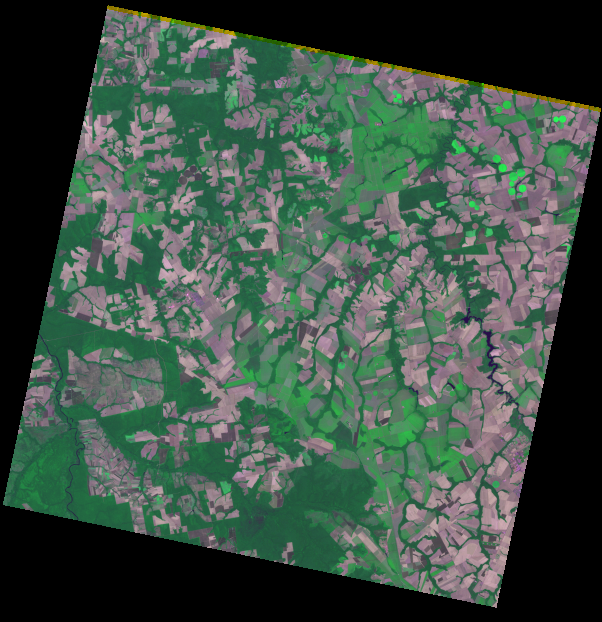
#> input picture algoritmo_final-deteccao_de_baixa_vegetacao-opencv/Imagens_para_analise/Regiao_Centro_Oeste-Mato_Grosso/CBERS_4A_MUX_20250719_218_129.png, 602 x 622 px; its folder holds only this picture in this run
$ python main.py
#> lines starting #> are read from the running program, lines starting #| are printed output that depends on the picture; after the words box and inside, x2 and y2 are one past the last pixel; in counts of white or black regions, pixels touching at a corner belong together
### algoritmo_final-deteccao_de_baixa_vegetacao-opencv/funcoes.py
# Importando bibliotecas
import numpy as np
import cv2
import os

def capturando_caminho_imagens_e_nome(caminho):
    # Lista de imagens a serem analisadas
#> called with caminho = 'Imagens_para_analise/'
    list_imgs = []
    nome_imgs = []

    for root, dirs, files in os.walk(caminho):
        for img_name in files:
            img_caminho = os.path.join(root, img_name)
            list_imgs.append(img_caminho)
            nome_imgs.append(img_name)
#> pass 2 of the loop in capturando_caminho_imagens_e_nome, `for root, dirs, files in os.walk(caminho):`:
#> pass 3 of the loop in capturando_caminho_imagens_e_nome, `for root, dirs, files in os.walk(caminho):`:
#> in main, img is the input picture: shape (622, 602, 3); mean B, G, R 68.5, 79.3, 61.5

    return list_imgs, nome_imgs
def redimensionar_imagem(img):
    largura = 600
    altura = 500
    img = cv2.resize(img, (largura, altura), interpolation=cv2.INTER_AREA)

    return img

def indentificando_area_sem_vegeracao(img):
    # Criando HSV da imagem
    hsv = cv2.cvtColor(img, cv2.COLOR_BGR2HSV)
#> hsv: shape (622, 602, 3); mean H, S, V 69.7, 63, 84.5

    # Delimitação das cores das nuvens
    white_donw = np.array([0, 0, 200])
    white_upper = np.array([179, 50, 255])

    # Delimitações de cores verde e azul
    # Verde
    green_donw = np.array([35, 10, 10])  # EM HSV
    green_upper = np.array([85, 255, 255])  # EM HSV

    # Azul
    blue_donw = np.array([90, 50, 20])  # EM HSV
    blue_upper = np.array([120, 255, 255])  # EM HSV

    # Criando máscaras para as duas cores
    green_mask = cv2.inRange(hsv, green_donw, green_upper)
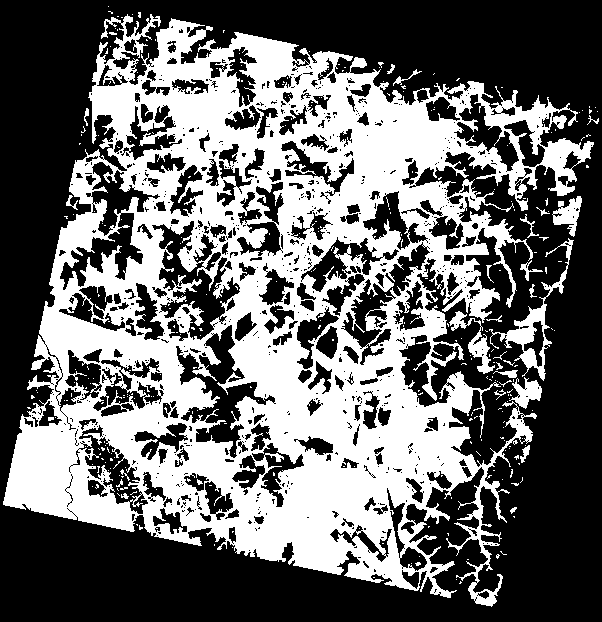
#> green_mask: shape (622, 602); 41.3% white; 317 white regions (290 under 20 px), largest, box (x1, y1, x2, y2) and area: (3, 14, 594, 607) 149020, (489, 238, 574, 381) 1727, (449, 311, 495, 374) 736
    blue_mask = cv2.inRange(hsv, blue_donw, blue_upper)
#> blue_mask: shape (622, 602); 0.22% white in thin lines or dots, all inside (x1, y1, x2, y2) = (29, 21, 589, 596)
    white_mask = cv2.inRange(hsv, white_donw, white_upper)
#> white_mask: shape (622, 602); 0.06% white in thin lines or dots, all inside (x1, y1, x2, y2) = (83, 37, 543, 584)

    # Criando a visinhaça de pixel considerada
    karnel = np.ones((5, 5), 'uint8')

    # Ditalando a mascara - Deixando ela maior e corrigindo erros
    green_mask = cv2.morphologyEx(green_mask, cv2.MORPH_CLOSE, karnel)
#> green_mask: shape (622, 602); 48.8% white; 39 white regions (32 under 20 px), largest, box (x1, y1, x2, y2) and area: (3, 6, 594, 607) 182298, (587, 106, 599, 125) 68, (529, 284, 537, 298) 51
    blue_mask = cv2.morphologyEx(blue_mask, cv2.MORPH_CLOSE, karnel)
    white_mask = cv2.morphologyEx(white_mask, cv2.MORPH_CLOSE, karnel)

    # Região onde a área não é verde ou azul - Área desmatada, urbanizada ou queimada
    green_not_mask = cv2.bitwise_not(green_mask)
    res_not_green = cv2.bitwise_and(img, img, mask=green_not_mask)  # Imagem só com área sem verde
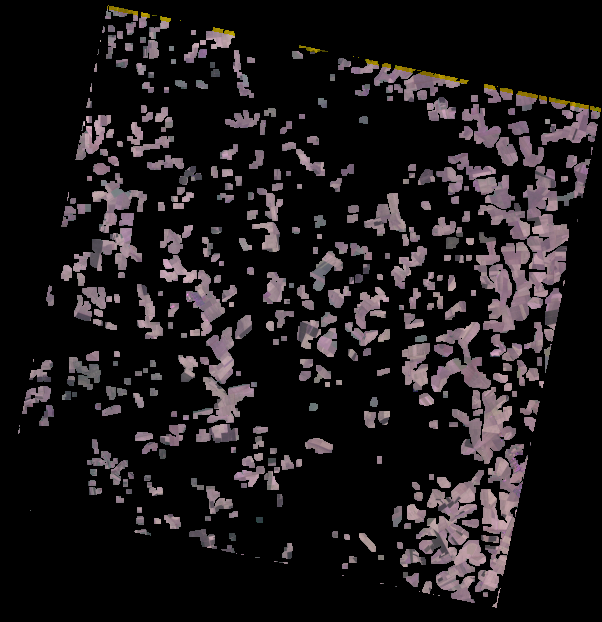
#> res_not_green: shape (622, 602, 3); mean B, G, R 26.3, 24.6, 28.7

    blue_not_mask = cv2.bitwise_not(blue_mask)
    res_not_blue = cv2.bitwise_and(img, img, mask=blue_not_mask)  # Imagem só com a área azul

    white_not_mask = cv2.bitwise_not(white_mask)
    res_not_mask = cv2.bitwise_and(img, img, mask=white_not_mask)  # Imagem só com área branca

    # Juntando as duas mascaras da área desmatada em só uma
    non_green_and_blue_and_white_mask = cv2.bitwise_and(green_not_mask, blue_not_mask, white_not_mask)
#> non_green_and_blue_and_white_mask: shape (622, 602); 51.2% white; 37 black regions (30 under 20 px), largest, box (x1, y1, x2, y2) and area: (3, 6, 594, 607) 182418, (587, 106, 599, 125) 69, (529, 284, 537, 298) 51
    res_non_green_and_blue_and_white = cv2.bitwise_and(img, img, mask=non_green_and_blue_and_white_mask)

    # Criando sobreposição colorida na imagem original de área desmatada
    img_sbp = np.zeros_like(img, dtype=np.uint8)
    img_sbp[non_green_and_blue_and_white_mask == 255] = (0, 0, 255)  # Definindo a imagem de sobreposição como a mascara de cor vermelha

    return img_sbp

def sobrepondo_imagem(img, img_sobreposicao):
    # Colocando sobreposição na imagem original
    image_com_sbp = cv2.addWeighted(img, 0.5, img_sobreposicao, 0.5, 0)

    return image_com_sbp

def colando_imagem(img, img_com_sbp):
    merged_image = np.hstack((img, img_com_sbp))

    return merged_image

def salvar_resultado(img, caminho, nome):
    if not os.path.exists(caminho):
        os.makedirs(caminho)

    cv2.imwrite(caminho + nome, img)

### algoritmo_final-deteccao_de_baixa_vegetacao-opencv/main.py
# Importações
import numpy as np
import cv2
import os
from funcoes import *

def main():
    # Pasta de imgens a serem analisadas
    caminho_analise = 'Imagens_para_analise/'

    # Pasta de salvamento dos resultados
    caminho_resultados = 'Resultados/'

    list_imgs, nome_imgs = capturando_caminho_imagens_e_nome(caminho_analise)

    for img, nome in zip(list_imgs, nome_imgs):
        img = cv2.imread(img)

        img_sbp = indentificando_area_sem_vegeracao(img)
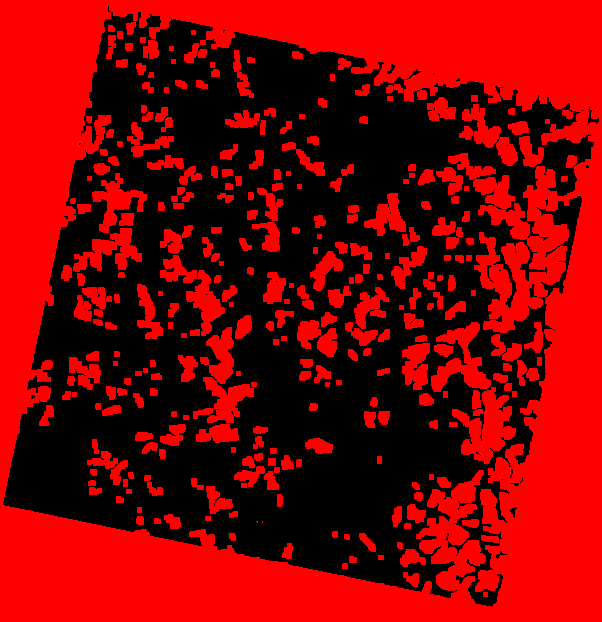
#> img_sbp: shape (622, 602, 3); mean B, G, R 0, 0, 130.5
        img = redimensionar_imagem(img)
#> in redimensionar_imagem, `img = cv2.resize(img, (largura, altura), interpolation=cv2.INTER_AREA)`:
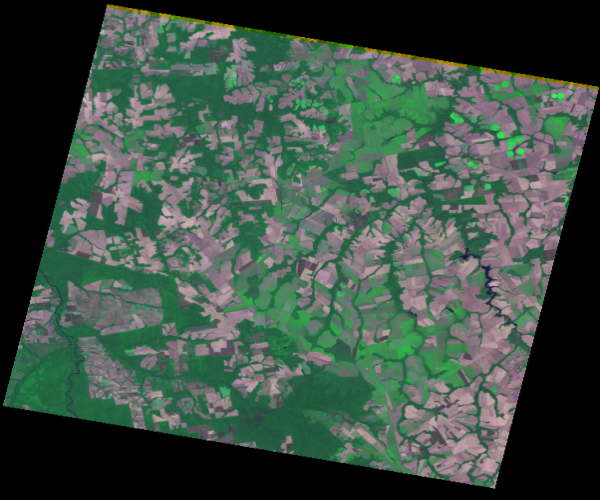
#> img: shape (500, 600, 3); mean of channels 0, 1, 2 68.5, 79.3, 61.5; drawn as B, G, R
        img_sbp = redimensionar_imagem(img_sbp)
#> in redimensionar_imagem (call 2), `img = cv2.resize(img, (largura, altura), interpolation=cv2.INTER_AREA)`:
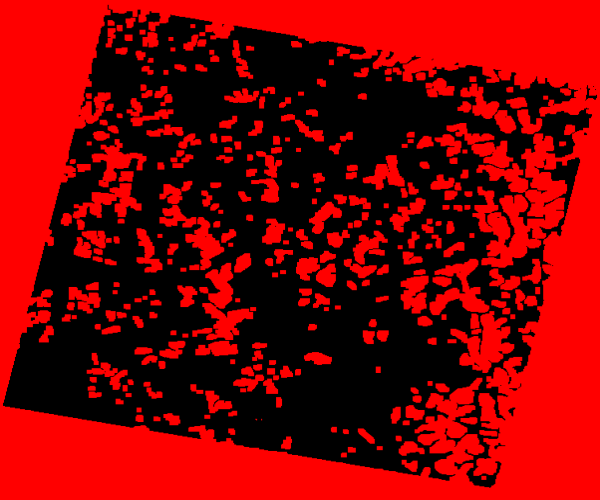
#> img: shape (500, 600, 3); mean of channels 0, 1, 2 0, 0, 130.5; drawn as B, G, R

        result = sobrepondo_imagem(img, img_sbp)
#> in sobrepondo_imagem, `image_com_sbp = cv2.addWeighted(img, 0.5, img_sobreposicao, 0.5, 0)`:
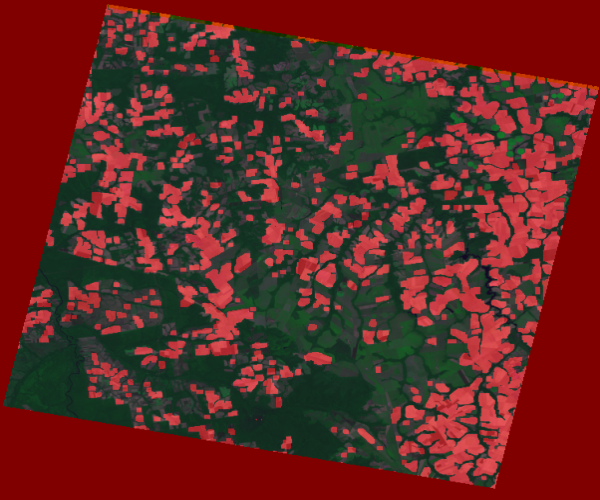
#> image_com_sbp: shape (500, 600, 3); mean of channels 0, 1, 2 34.2, 39.6, 96.1; drawn as B, G, R
        marged_result = colando_imagem(img, result)
#> in colando_imagem, `merged_image = np.hstack((img, img_com_sbp))`:
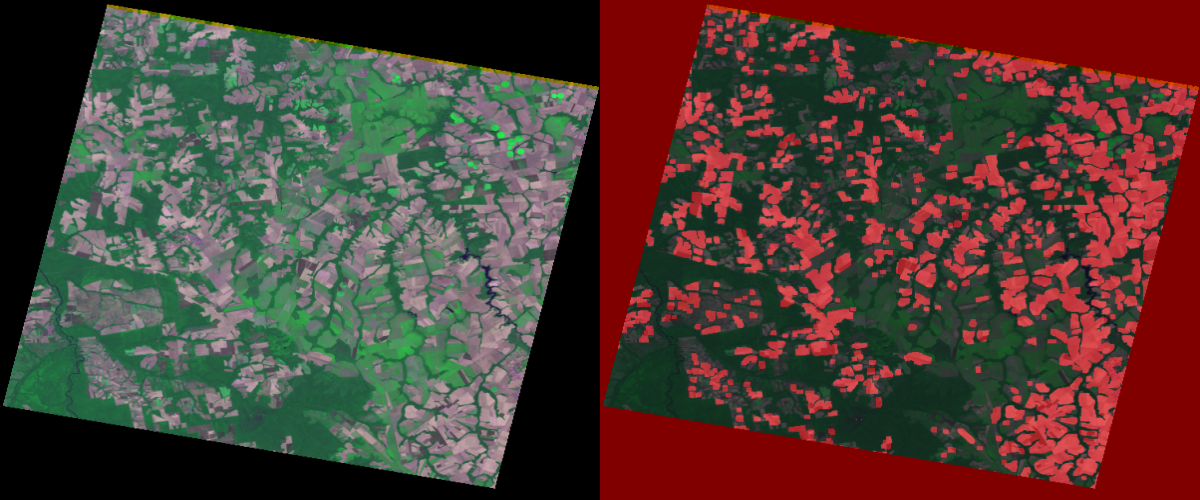
#> merged_image: shape (500, 1200, 3); mean of channels 0, 1, 2 51.4, 59.5, 78.8; drawn as B, G, R

        salvar_resultado(marged_result, caminho_resultados, nome)
#> pass 2 of the loop in main, `for img, nome in zip(list_imgs, nome_imgs):`:
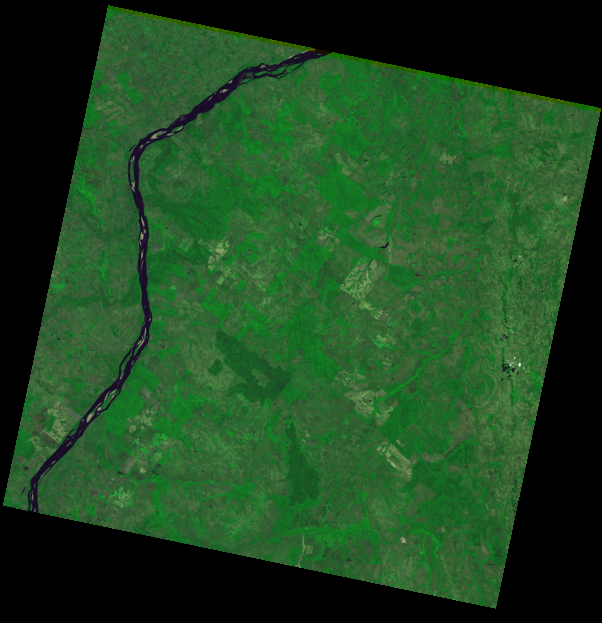
#> input picture algoritmo_final-deteccao_de_baixa_vegetacao-opencv/Imagens_para_analise/Regiao_Nordeste-Proxima_ao_Maranhao/CBERS_4A_MUX_20250728_210_122.png, 602 x 623 px
#> in main, img is the input picture: shape (623, 602, 3); mean B, G, R 32.3, 69.7, 29.8
#> hsv: shape (623, 602, 3); mean H, S, V 42.8, 103.3, 70
#> in indentificando_area_sem_vegeracao (call 2), `green_mask = cv2.inRange(hsv, green_donw, green_upper)`:
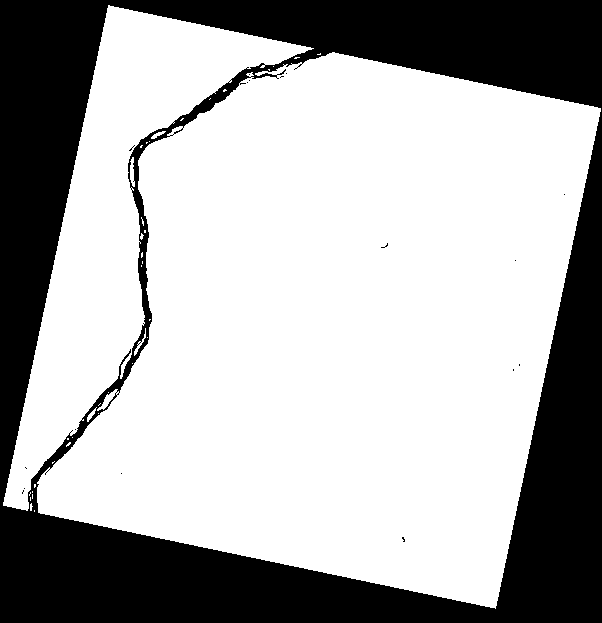
#> green_mask: shape (623, 602); 67.4% white; 18 black regions (17 under 20 px), largest, box (x1, y1, x2, y2) and area: (0, 0, 602, 623) 122151
#> green_not_mask: shape (623, 602); 32% white; 20 white regions, largest, box (x1, y1, x2, y2) and area: (0, 0, 602, 623) 117607, (175, 71, 246, 126) 745, (43, 445, 68, 469) 229
#> res_not_green: shape (623, 602, 3)
#> blue_not_mask: shape (623, 602); 99.8% white; 166 black regions (157 under 20 px), largest, box (x1, y1, x2, y2) and area: (251, 65, 277, 79) 129, (276, 61, 289, 79) 86, (119, 349, 134, 370) 84
#> res_not_blue: shape (623, 602, 3)
#> white_not_mask: shape (623, 602); 100% white; black in thin lines or dots, all inside (x1, y1, x2, y2) = (510, 363, 521, 366)
#> res_not_mask: shape (623, 602, 3)
#> non_green_and_blue_and_white_mask: shape (623, 602); 32% white; 20 white regions, largest, box (x1, y1, x2, y2) and area: (0, 0, 602, 623) 117596, (175, 71, 246, 126) 711, (43, 445, 67, 469) 215
#> res_non_green_and_blue_and_white: shape (623, 602, 3)
#> img_sbp: shape (623, 602, 3)
#> img: shape (500, 600, 3)
#> in colando_imagem (call 2), `merged_image = np.hstack((img, img_com_sbp))`:
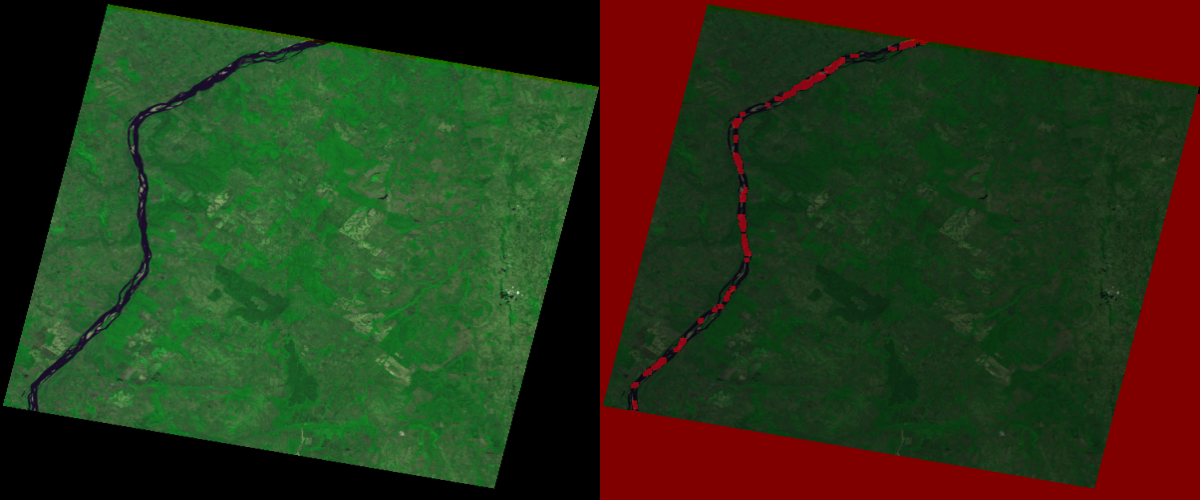
#> merged_image: shape (500, 1200, 3); mean of channels 0, 1, 2 24.2, 52.3, 42.8; drawn as B, G, R
#> pass 3 of the loop in main, `for img, nome in zip(list_imgs, nome_imgs):`:
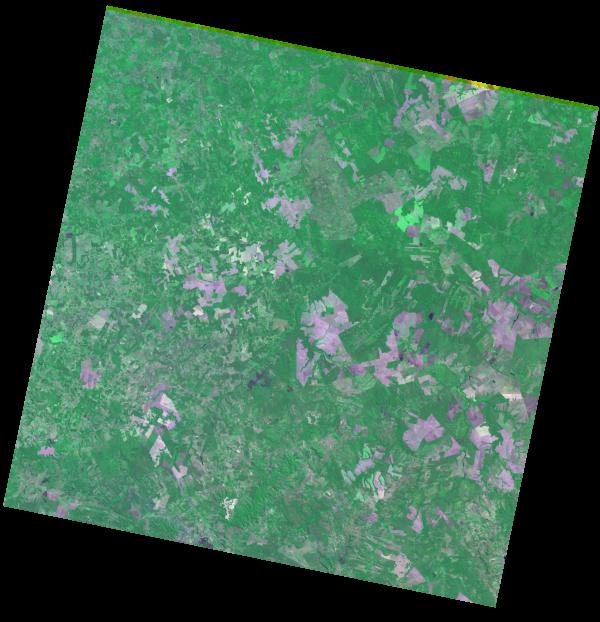
#> input picture algoritmo_final-deteccao_de_baixa_vegetacao-opencv/Imagens_para_analise/Regiao_Nordeste-Proxima_ao_Maranhao/CBERS_4A_MUX_20250727_204_120.png, 600 x 622 px
#> in main, img is the input picture: shape (622, 600, 3); mean B, G, R 79.2, 101.6, 59.3
#> hsv: shape (622, 600, 3); mean H, S, V 54.2, 77.1, 102.9
#> in indentificando_area_sem_vegeracao (call 3), `green_mask = cv2.inRange(hsv, green_donw, green_upper)`:
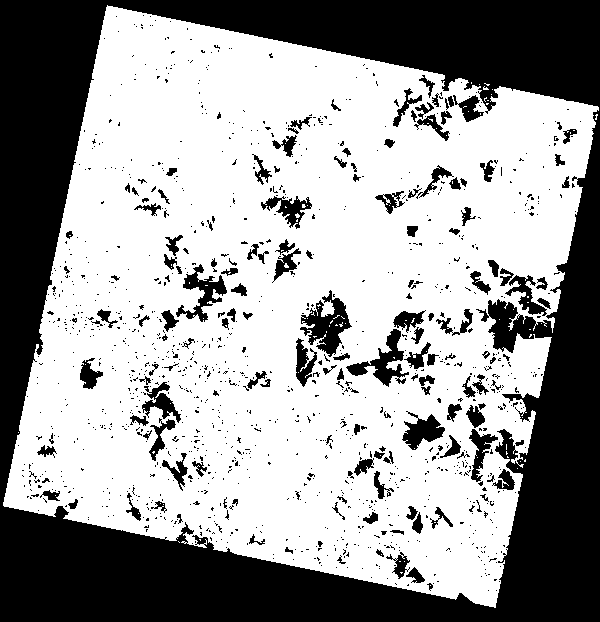
#> green_mask: shape (622, 600); 61.4% white; 1261 black regions (1102 under 20 px), largest, box (x1, y1, x2, y2) and area: (0, 0, 600, 622) 119958, (300, 290, 352, 357) 1514, (346, 329, 409, 387) 1155
#> in indentificando_area_sem_vegeracao (call 3), `blue_mask = cv2.morphologyEx(blue_mask, cv2.MORPH_CLOSE, karnel)`:
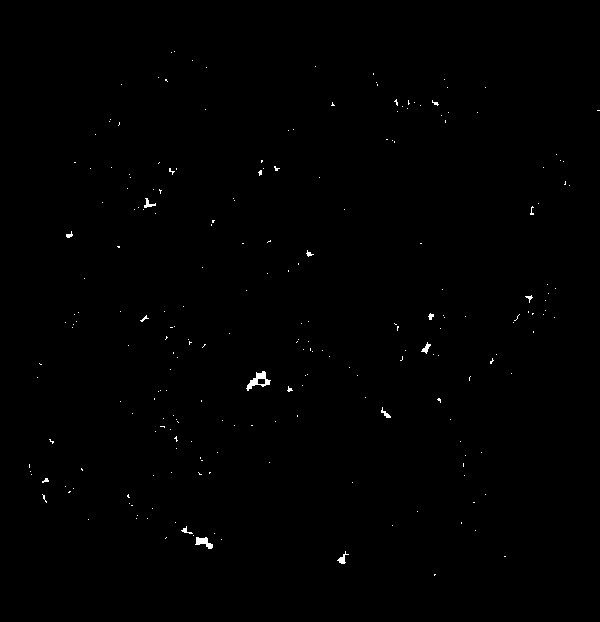
#> blue_mask: shape (622, 600); 0.32% white; 229 white regions (216 under 20 px), largest, box (x1, y1, x2, y2) and area: (246, 371, 271, 391) 190, (195, 537, 213, 549) 115, (337, 551, 349, 564) 56


if __name__ == "__main__":
    main()
